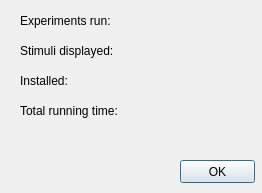
<?xml version="1.0" encoding="UTF-8"?>
<ui version="4.0">
 <class>Dialog</class>
 <widget class="QDialog" name="Dialog">
  <property name="geometry">
   <rect>
    <x>0</x>
    <y>0</y>
    <width>262</width>
    <height>193</height>
   </rect>
  </property>
  <property name="windowTitle">
   <string>Dialog</string>
  </property>
  <widget class="QPushButton" name="pushButton">
   <property name="geometry">
    <rect>
     <x>180</x>
     <y>160</y>
     <width>75</width>
     <height>23</height>
    </rect>
   </property>
   <property name="text">
    <string>OK</string>
   </property>
  </widget>
  <widget class="QLabel" name="label">
   <property name="geometry">
    <rect>
     <x>20</x>
     <y>10</y>
     <width>251</width>
     <height>21</height>
    </rect>
   </property>
   <property name="text">
    <string>Experiments run:</string>
   </property>
  </widget>
  <widget class="QLabel" name="label_2">
   <property name="geometry">
    <rect>
     <x>20</x>
     <y>40</y>
     <width>251</width>
     <height>21</height>
    </rect>
   </property>
   <property name="text">
    <string>Stimuli displayed:</string>
   </property>
  </widget>
  <widget class="QLabel" name="label_3">
   <property name="geometry">
    <rect>
     <x>20</x>
     <y>70</y>
     <width>251</width>
     <height>21</height>
    </rect>
   </property>
   <property name="text">
    <string>Installed:</string>
   </property>
  </widget>
  <widget class="QLabel" name="label_4">
   <property name="geometry">
    <rect>
     <x>20</x>
     <y>100</y>
     <width>251</width>
     <height>21</height>
    </rect>
   </property>
   <property name="text">
    <string>Total running time:</string>
   </property>
  </widget>
 </widget>
 <resources/>
 <connections/>
</ui>
